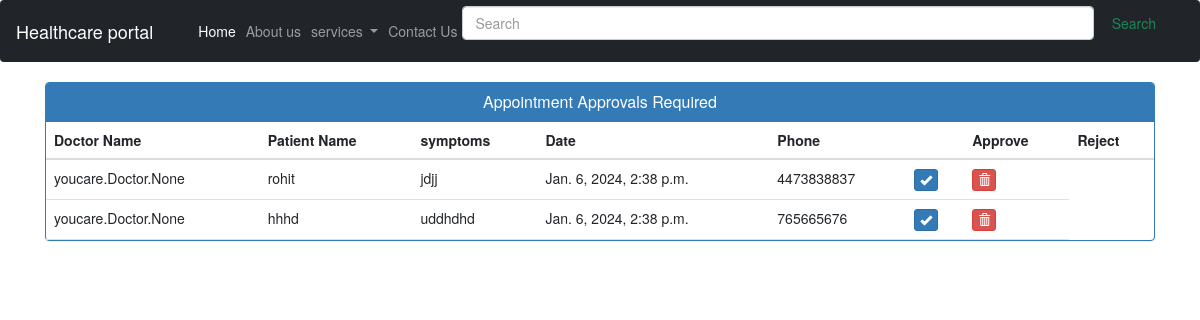
The app's page /patient_approve_appointment, older data.
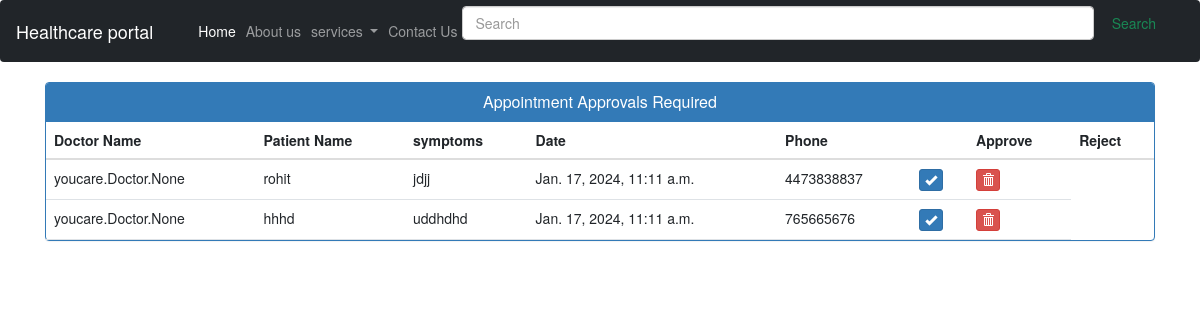
The same page, newer data.
### youcare/models.py (models this page shows, shortened)
class PatientAppointment(models.Model):
    STATUS_CHOICES = [
        ('Pending', 'Pending'),
        ('Approved', 'Approved'),
        ('Rejected', 'Rejected'),
    ]
    id = models.AutoField(primary_key=True)
    first_name = models.CharField(null=False, blank=False, max_length=122)
    last_name = models.CharField(null=False, blank=False, max_length=122)
    phone = models.CharField(null=False, blank=False, max_length=12)
    age = models.CharField(null=False, blank=False, max_length=12)
    address = models.CharField(null=False, blank=False, max_length=18)
    date = models.DateTimeField(auto_now=True)
    dieses = models.CharField(null=False, blank=False, max_length=18)
    symptoms = models.CharField(null=False, blank=False, max_length=18)
    assigned_doctors = models.ManyToManyField(Doctor, related_name='appointments')
    status = models.CharField(max_length=20, choices=STATUS_CHOICES, default='Pending')

### youcare/views.py (the view)
# urls.py: path('patient_approve_appointment', views.patient_approve_appointment, name="patient_approve_appointment"),
def patient_approve_appointment(request):
    appointments = PatientAppointment.objects.all()
    context = {'appointments': appointments}
    return render(request, 'patient_approve_appointment.html',context)

### templates/patient_approve_appointment.html (shortened to what this page needs)
{% extends 'dashboard.html' %}
{% block body %}
<head>
  <link href="//netdna.bootstrapcdn.com/bootstrap/3.0.0/css/bootstrap.min.css" rel="stylesheet" id="bootstrap-css">
</head>
<div class="container">
  <div class="panel panel-primary">
    <div class="panel-heading">
      <h6 class="panel-title">Appointment Approvals Required</h6>
    </div>
    <table class="table table-hover center" id="dev-table">
      <thead>
        <tr>
          <th>Doctor Name</th>
          <th>Patient Name</th>
          <th>symptoms</th>
          <th>Date</th>
          <th>Phone<th>
          <th>Approve</th>
          <th>Reject</th>
        </tr>
      </thead>
      <tbody>
      {% for a in appointments %}
      <tr>
        <td> {{a.assigned_doctors}}</td>
        <td>{{a.first_name}}</td>
        <td>{{a.symptoms}}</td>
        <td>{{a.date}}</td>
        <td>{{a.phone}}</td>
        <td class='center'><a class="btn btn-primary btn-xs" href="{% url 'approve_appointment' a.id  %}"><span class="glyphicon glyphicon-ok" ></span></a></td>
        <td><a class="btn btn-danger btn-xs" href="{% url 'reject_appointment' a.id  %}"><span class="glyphicon glyphicon-trash"></span></a></td>
      </tr>
      {% endfor %}
    </tbody>
    </table>
  </div>
</div>
{% endblock body %}

Row changes from the older to the newer data that the page shows:
changed PatientAppointment "rohit": date "Jan. 6, 2024, 2:38 p.m." → "Jan. 17, 2024, 11:11 a.m."
changed PatientAppointment "hhhd": date "Jan. 6, 2024, 2:38 p.m." → "Jan. 17, 2024, 11:11 a.m."
